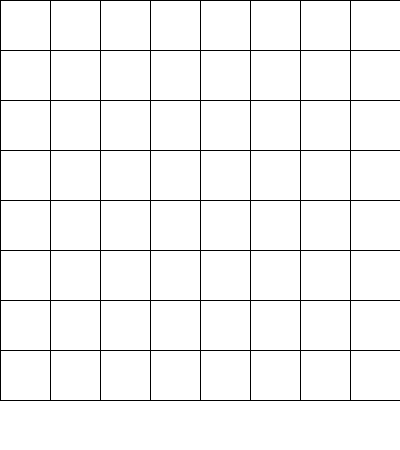
Frame 1 (no input)
Frame 60 (the mouse pressed at the canvas centre just before this capture): identical to frame 1, image omitted
Frame 120 (the mouse held since frame 60 and released just before this capture): identical to frame 1, image omitted

The Processing sketch that drew this single still picture (run headless with seeded random() and noise(); from frame 60 on, the mouse is pressed at the canvas centre):

// Processing sketch: batshitsequencer
// ── batshitsequencer.pde
class Button {
  float x1,y1, x2,y2;

  Button (float _x1, float _y1, float _x2, float _y2) {
    x1 = _x1;
    y1 = _y1;
    x2 = _x2;
    y2 = _y2;
  }

  void draw() {
    rect(x1,y1, x2-x1,y2-y1);
  }

  void click() {
    println("Click!");
  }
}

class ButtonMatrix {
  ArrayList buttons;

  float base_x = 0;
  float base_y = 0;

  float max_x = 0;
  float max_y = 0;

  float step_x = 0;
  float step_y = 0;

  ButtonMatrix (float width, float height, float x_step, float y_step) {
    buttons = new ArrayList();

    max_x = width;
    max_y = height;

    step_x = x_step; // XXX eww?
    step_y = y_step;

    int rows = (int)height/(int)y_step;
    int cols = (int)width/(int)x_step;
  
    for(int r = 0; r < rows; r++) {
      ArrayList cur_row = new ArrayList();
      for(int c = 0; c < cols; c++) {
        Button b = new Button(r*x_step, c*y_step, (r+1)*x_step, (c+1)*y_step);
        cur_row.add(b);
      }
      buttons.add(cur_row);
    }
  }

  void draw() {
    for(int r = 0; r < buttons.size(); r++) {
      ArrayList cur_row = (ArrayList) buttons.get(r);
      for(int c = 0; c < cur_row.size(); c++) {
        Button b = (Button) cur_row.get(c);
        b.draw();
      }
    }
  }

  void click(float x, float y) {
    int r = (int)(x - base_x) / (int)step_x;
    int c = (int)(y - base_y) / (int)step_y;

    Button b = (Button)( (ArrayList)buttons.get(r)).get(c);

    b.click();
    
  }
}


ButtonMatrix buttonMatrix;

void setup() {
  size(400, 450);
  smooth();

  background(255);

  buttonMatrix = new ButtonMatrix(400, 450, 50, 50);

}


void draw() {
  buttonMatrix.draw();
}

void mouseReleased() {
  buttonMatrix.click(mouseX, mouseY); // magic constants yay!
}
